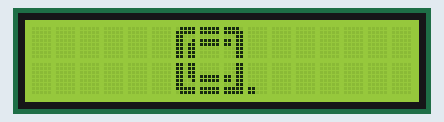
This sketch was run on a simulated Arduino Uno, built with avr-gcc and run on an emulated ATmega328P. Parts: 16×2 character LCD.

Above: at 0.2 s.
At 1.0 s:
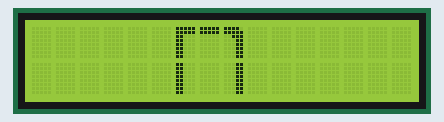
At 1.9 s:
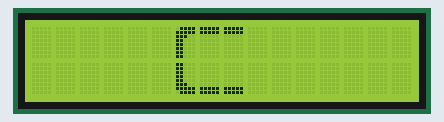
At 2.7 s:
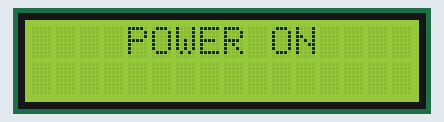

The sketch:

lcd_test.ino
```cpp
#include <Wire.h>
#include <LiquidCrystal_I2C.h>

// Set the LCD address to 0x27 for a 16 chars and 2 line display
LiquidCrystal_I2C lcd(0x27, 16, 2);

byte q11[] = {
  B01111,
  B11111,
  B11000,
  B11001,
  B11011,
  B11011,
  B11011,
  B11011};

byte q12[] = {
  B11111,
  B11111,
  B00000,
  B11111,
  B11111,
  B00000,
  B00000,
  B00000};

byte q13[] = {
  B11110,
  B11111,
  B00011,
  B11011,
  B11011,
  B00011,
  B00011,
  B00011};

byte q21[] = {
  B11011,
  B11011,
  B11011,
  B11011,
  B11001,
  B11000,
  B11111,
  B01111};

byte q22[] = {
  B00000,
  B00000,
  B00000,
  B11111,
  B11111,
  B00000,
  B11111,
  B11111};

byte q23[] = {
  B00011,
  B00011,
  B00011,
  B11011,
  B11011,
  B00011,
  B11111,
  B11111};

byte q24[] = {
  B00000,
  B00000,
  B00000,
  B00000,
  B00000,
  B00000,
  B11000,
  B11000};

byte n15[] = {
  B11111,
  B11111,
  B11000,
  B11000,
  B11000,
  B11000,
  B11000,
  B11000};

byte n16[] = {
  B11111,
  B11111,
  B00000,
  B00000,
  B00000,
  B00000,
  B00000,
  B00000};

byte n17[] = {
  B11110,
  B11111,
  B00111,
  B00011,
  B00011,
  B00011,
  B00011,
  B00011};

byte n25[] = {
  B11000,
  B11000,
  B11000,
  B11000,
  B11000,
  B11000,
  B11000,
  B11000};

byte n26[] = {
  B00000,
  B00000,
  B00000,
  B00000,
  B00000,
  B00000,
  B00000,
  B00000};

byte n27[] = {
  B00011,
  B00011,
  B00011,
  B00011,
  B00011,
  B00011,
  B00011,
  B00011};

byte c110[] = {
  B01111,
  B11111,
  B11100,
  B11000,
  B11000,
  B11000,
  B11000,
  B11000};

byte c111[] = {
  B11111,
  B11111,
  B00000,
  B00000,
  B00000,
  B00000,
  B00000,
  B00000};

byte c210[] = {
  B11000,
  B11000,
  B11000,
  B11000,
  B11000,
  B11100,
  B11111,
  B01111};

byte c211[] = {
  B00000,
  B00000,
  B00000,
  B00000,
  B00000,
  B00000,
  B11111,
  B11111};

void setup()
{
  lcd.begin();
  lcd.backlight();
  printCustomChar(0, q11, 1, 7);
  printCustomChar(2, q12, 1, 8);
  printCustomChar(3, q13, 1, 9);
  printCustomChar(4, q21, 2, 7);
  printCustomChar(5, q22, 2, 8);
  printCustomChar(6, q23, 2, 9);
  printCustomChar(7, q24, 2, 10);
  delay(800);
  lcd.clear();

  printCustomChar(8, n15, 1, 7);
  printCustomChar(9, n16, 1, 8);
  printCustomChar(10, n17, 1,9);
  printCustomChar(11, n25, 2, 7);
  printCustomChar(12, n26, 2, 8);
  printCustomChar(13, n27, 2, 9);
  delay(800);
  lcd.clear();

  printCustomChar(14, c110, 1, 7);
  printCustomChar(15, c111, 1, 8);
  printCustomChar(0, c111, 1, 9);
  printCustomChar(1, c210, 2, 7);
  printCustomChar(2, c211, 2, 8);
  printCustomChar(3, c211, 2, 9);
  delay(800);
  lcd.clear();
  lcd.setCursor(4, 0);
  lcd.print("POWER ON");
  delay(1000);
}

void loop()
{

}

void printCustomChar(uint8_t location, uint8_t charmap[], int row, int col)
{
  lcd.createChar(location, charmap);
  lcd.setCursor(col - 1, row - 1);
  lcd.write(location);
}

void printToLCD(String text, int lineNo)
{
  lcd.setCursor(0, lineNo - 1);
  lcd.print("                "); // clear line before print
  lcd.setCursor(0, lineNo - 1);
  delay(200);
  lcd.print(text);
}
```

Measured:
- what the display in image 1 shows lasts 0.8 s, from 1.0 s to 1.8 s
- what the display in image 2 shows lasts 0.9 s, from 1.8 s to 2.7 s
